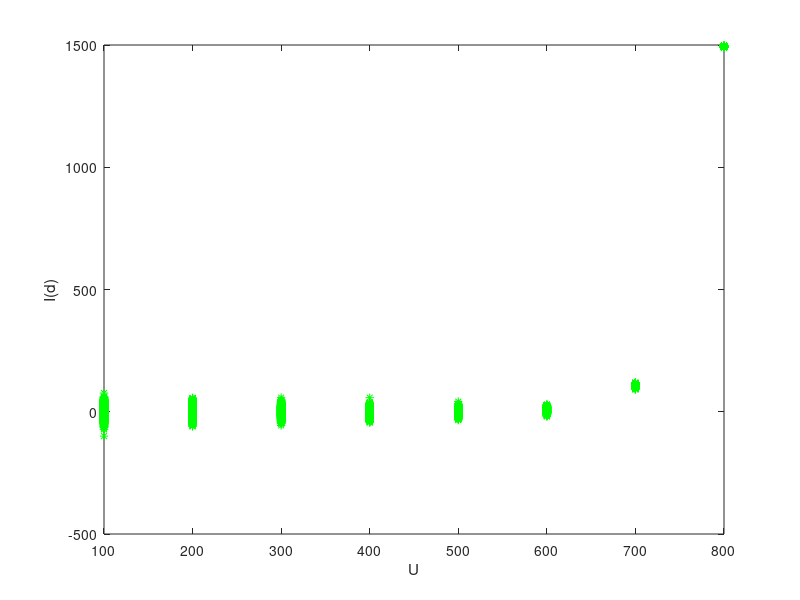

MATLAB code to generate this figure: (Note: this script raises an error after producing the figure.)
% Aufgabe 3
load('exercise2_data.mat');

I_d = data(:,2);
U = data(:,1);

%(a)
fig = figure();
plot(U, I_d,'g*');
hold on; 
xlabel('U');
ylabel('I(d)');

%(d)
Y = I_d;
X = U; 

% result for normal Inverse with \
result = lls(X,Y,4,  'd');

%(e) time: 0.016002
tic
resultPseudo = lls(X,Y,4, 'e');
toc

fig1 = figure();
plot(U, I_d, 'g*'); hold on;
plot(X, result, 'b*')


%(f)
% Rescale U and I_d
% 0.019218
tic
Yscaled = I_d/1000;
Xscaled = U/1000;

% call linear least squares with Scales values, Polynom degree: 4 and with
% task term f for pseudo inverse 
resultScaled = lls(Xscaled,Yscaled,4,'f');
toc

fig2 = figure();
plot(Xscaled, Yscaled , 'g*'); hold on;
plot(Xscaled, resultScaled, 'b*');
xlabel('U[V]');
ylabel('I(d)[A]');







%%%% Notes %%%%%%%

%(c)
% y=mx+b 
% p1(x1,y1) , p2(x2,y2)
% y1 = m*x1 + b , y2 = m*x2 + b

% [y1,y2] = [x1 1, x2 1][m b]
%   Y     =     H      *   phi
%   phi     =   inv(H)   *   Y

% For more than 2 Datapoints, add transponent
% phi       =   inv(H'*H)*H'*Y
   

% % Polynom 2. Grades mit polyfit
% p=polyfit(U,I_d,2);
% plot(p);
% 
% x2 = 0:3:780;
% y2 = polyval(p,x2);
% figure
% plot(U,I_d,'g*',x2,y2);


% check results with polyfit
% p=polyfit(Xscaled,Yscaled,4);
% 
% x2 = 0:0.1:0.8;
% y2 = polyval(p,x2);
% figure
% plot(Xscaled,Yscaled,'g*',x2,y2, 'b*');
